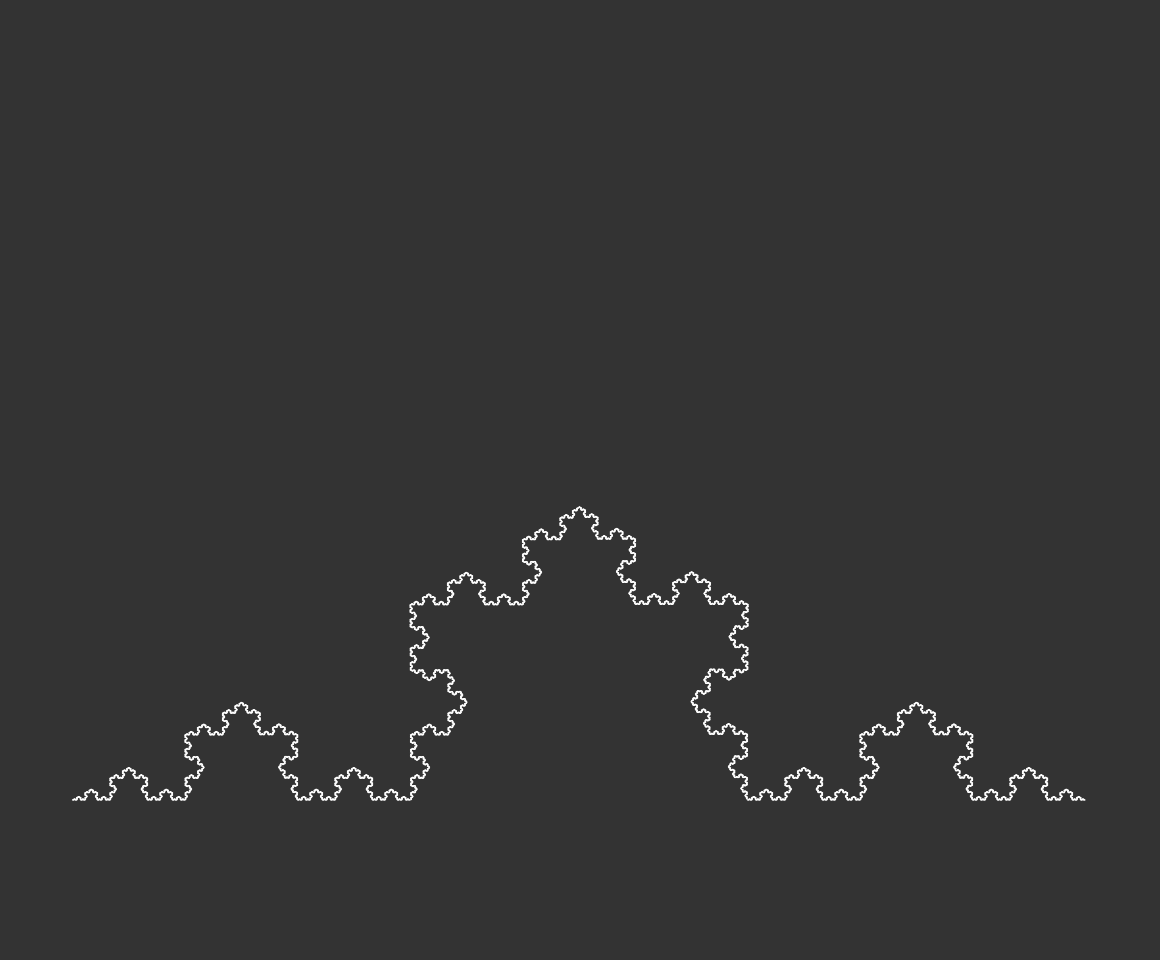
Frame 1 (no input)
Frame 60 (no input): identical to frame 1, image omitted
Frame 120 (the mouse pressed at the canvas centre since frame 60): identical to frame 1, image omitted

The p5.js sketch that drew this single still picture (run headless with seeded random() and noise() and a simulated clock; from frame 60 on, the mouse is pressed at the canvas centre):

// p5.js sketch
// ── sketch.js
var w = window.innerWidth - 40;
var h = window.innerHeight - 40;

var angle = -1.05;

function setup() {
	createCanvas(w, h);
	background(51);
	stroke(255);
	noFill();
	strokeWeight(0.4);
	translate(w / 16, h / 1.2);
	fun(w * 14 / 16);
}

function draw()	{
	
}

function fun(l){
	if (l > 0.3){
		var l2 = l / 3;

		push();
		fun(l2);

		push();
		translate(l2, 0)
		rotate(angle);
		fun(l2);

		push();
		translate(l2, 0)
		rotate(- 2 * angle);
		fun(l2);

		push();
		translate(l2, 0)
		rotate(angle);
		fun(l2);

		pop();
		pop();
		pop();
		pop();
	}else{
		line(0,0,l,0);
	}
}
